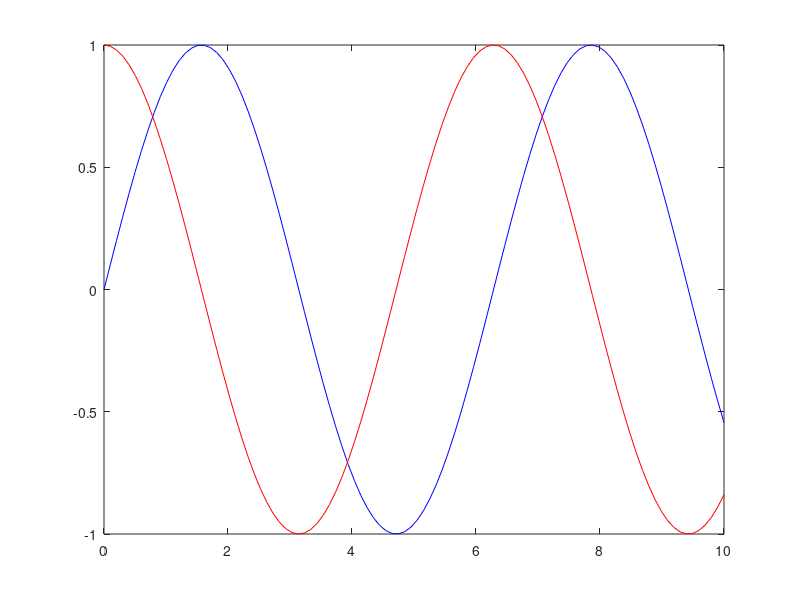

Here is the MATLAB script that generated this plot:
%plotting fibonacci series

y = [1 1 2 3 5 8 13 21];
x = [1 2 3 4 5 6 7 8];
%plot(x,y) %should plot one thing at a time

x2 = linspace(0, 10, 100); %from 0 to 100 and 200 steps more steps more smoothness
%plot(x2)
y2 = sin(x2);
y3 = cos(x2);
%plot(y2)
plot(x2,y2, "b",x2,y3, "r") %b and r are colors and u use "." and "--" fancy set

%have saved file and open existing figure by openfig("Filename")